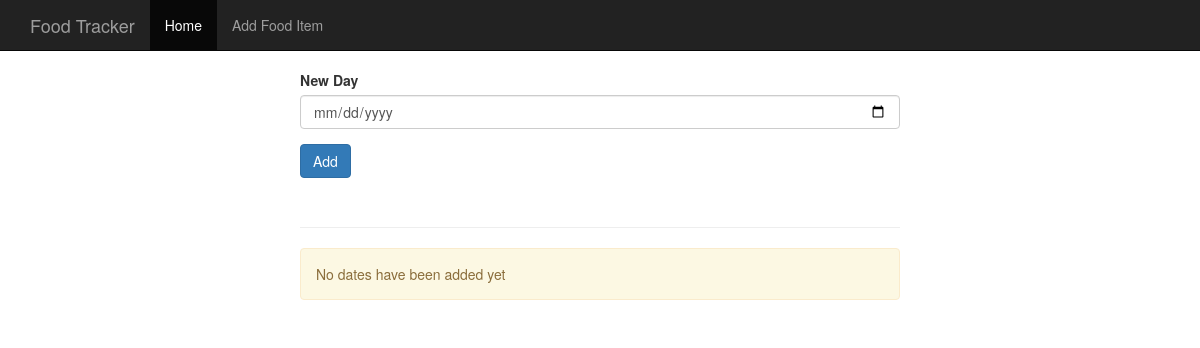
/, run on an earlier commit of the app's database.
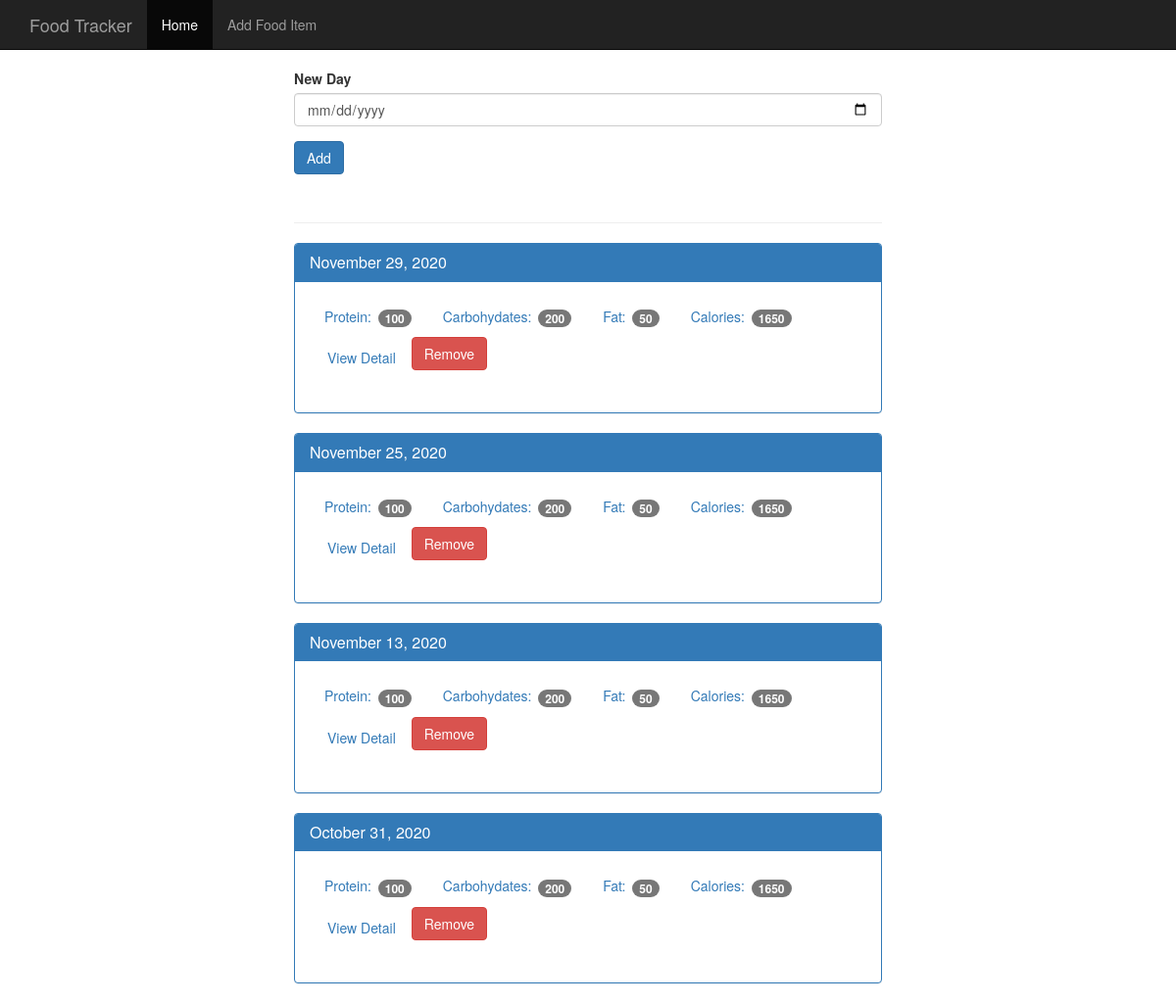
And on a later commit of the database.
### tables this page shows
CREATE TABLE log_date(
    id integer primary key autoincrement,
    entry_date date not null
);

### modules/routes.py (the view)
    @app.route('/', methods=['GET', 'POST'])
    def _index():
        if request.method == 'POST':
            if 'delete' in request.form:
                delete_date(request.form)
            else:
                add_new_date(request.form['date'])
        return render_template('home.html', dates=get_dates())

### modules/database.py (called while the page is built)
def init(app: Flask):
    @app.teardown_appcontext
    def _close_db(error):
        if hasattr(g, DB_ATTRIB_NAME):
            get_db().close()
        if error:
            print(error)

def connect_db():
    database = sqlite3.connect(DB_NAME)
    database.row_factory = sqlite3.Row
    return database

def get_db():
    if not hasattr(g, DB_ATTRIB_NAME):
        g.sqlite_db = connect_db()
    return g.sqlite_db

def get_dates():
    cursor = get_db().execute('select * from log_date order by entry_date desc')
    dates = cursor.fetchall()
    dates = [{'date': date['entry_date'],
              'pretty_date': pretty_date(date['entry_date'])} for date in dates]
    return dates

def pretty_date(date):
    datetime_obj = datetime.strptime(str(date), DATABASE_DATE_FORMAT)
    return datetime.strftime(datetime_obj, OUTPUT_DATE_FORMAT)

### templates/home.html (shortened to what this page needs)
{% extends 'base.html' %}
{% block content %}
    <div class="container theme-showcase col-sm-6 col-sm-offset-3" role="main">
      <div class="row">
        <div>
          <form method="POST" action="/">
            <div class="form-group">
              <label for="new-day">New Day</label>
              <input type="date" name="date" class="form-control" id="new-day">
            </div>
            <button type="submit" class="btn btn-primary">Add</button>
          </form>
          <div class="page-header"></div>
          {% for date in dates %}
          <div class="panel panel-primary">
            <div class="panel-heading">
              <h3 class="panel-title">{{ date.pretty_date }}</h3>
            </div>
            <div class="panel-body">
              <ul class="nav nav-pills" role="tablist">
                <li><a>Protein: <span class="badge">100</span></a></li>
                <li><a>Carbohydates: <span class="badge">200</span></a></li>
                <li><a>Fat: <span class="badge">50</span></a></li>
                <li><a>Calories: <span class="badge">1650</span></a></li>
                <li><a href="{{ url_for('_details', db_date=date.date ) }}" type="button" class="btn btn-link">View Detail</a></li>
                <form method="POST" action="{{ url_for('_index') }}">
                  <button type="submit"  class="btn btn-danger">Remove</button>
                </form>
              </ul>
            </div>
            <div class="whitespace"></div>
          </div>
          {% endfor %}
          {% if not dates %}
          <div class="alert alert-warning" role="alert">
            No dates have been added yet
          </div>
          {% endif %}
        </div>
      </div>
    </div>
{% endblock %}

What changed in the data, as far as the page shows it:
added log_date: pretty_date "November 29, 2020"
added log_date: pretty_date "November 25, 2020"
added log_date: pretty_date "November 13, 2020"
added log_date: pretty_date "October 31, 2020"
Also different on the page:
text no longer shown: "No dates have been added yet"
